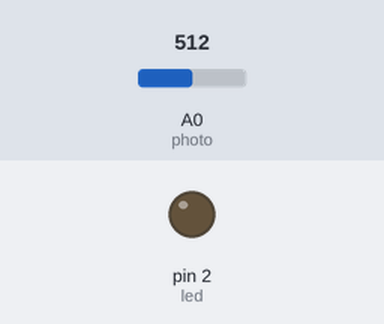
Recording of a sketch running on a simulated Arduino Uno, built with avr-gcc and run on an emulated ATmega328P. Parts: output pins drawn as LEDs (lit = HIGH). Inputs (shaded band) come from the test bench; at power-on: A0 (photo) = 512.

Above: at 1.2 s.
1.3 s: A0 (photo) set to 486
At 2.5 s:
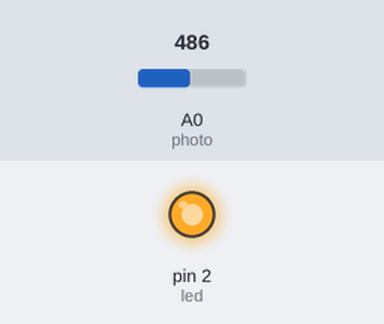
2.8 s: A0 (photo) set to 510
At 3.8 s:
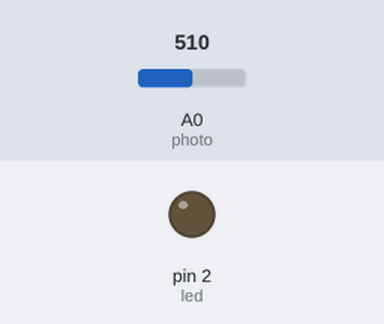
4.3 s: A0 (photo) set to 490
At 5.0 s:
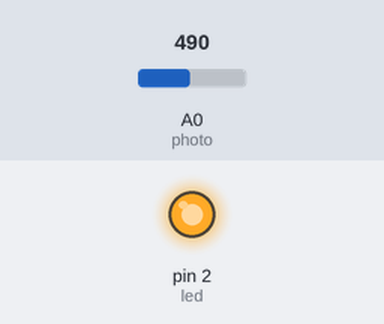
Timing chart, 0 to 7.3 s (numbered marks = the images above; inputs shaded):
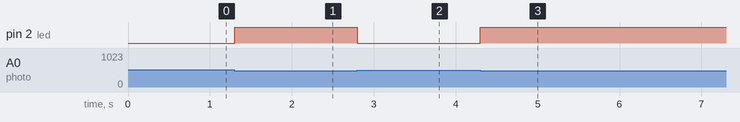

Measured:
- the behaviour switches between 500 and 499 on A0 (photo) (found by bisection; images 0 and 1)
- after the input at 1.3 s, pin 2 (led): LOW → HIGH at once
- after the input at 2.8 s, pin 2 (led): HIGH → LOW at once
- after the input at 4.3 s, pin 2 (led): LOW → HIGH at once

The sketch:

20127370.ino
```cpp
int photo = A0, led = 2;

void setup(){
  pinMode(photo, INPUT);
  pinMode(led, OUTPUT);
  Serial.begin(9600);
}

void loop(){
  int intensity = analogRead(photo);
  if(intensity < 500){
  	digitalWrite(led, HIGH);
  }
  else{
  	digitalWrite(led, LOW);
  }
}
```
